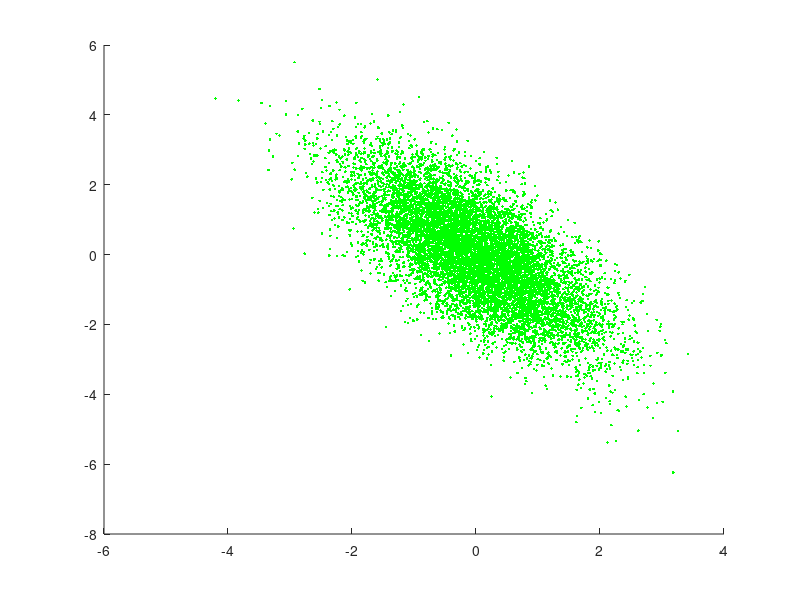

Source code (MATLAB): (Note: this script raises an error after producing the figure.)
%% Random Noise simulation
% Generates Gaussian samples with specified mean and covariance, and
% places error ellipses of different probabilities on top.

clear; clc;

mu = [0; 0];
Q = [1 -1; -1 2]; % Covariance
n = length(Q(:,1)); % Size
[QE, Qe] = eig(Q) % Eigenvectors and eigenvalues of Sigma

% Create a second Gaussian that swaps eigenvalues (or eigenvectors)
RE = QE;
Re(1,1) = Qe(2,2);
Re(2,2) = Qe(1,1);

% Create sample sets to represent the Gaussian distributions
S =  10000;
for i = 1:S
    ra(:,i) = randn(n,1);  % Generate normal samples
    q(:,i) = mu + QE*sqrt(Qe)*ra(:,i); % Convert to samples with mean mu and covariance Q
    r(:,i) = mu + RE*sqrt(Re)*ra(:,i); % mean mu and covariance R
end

% Plot original distribution and error ellipses
figure(1); clf; hold on;
plot(q(1,:), q(2,:),'g.')
error_ellipse(Q,mu,0.75);
error_ellipse(Q,mu,0.95);
axis equal

% Plot modified distribution and original error ellipses
figure(2); clf; hold on;
plot(r(1,:), r(2,:),'g.')
mu = [0 0];
error_ellipse(Q,mu,0.75);
axis equal
